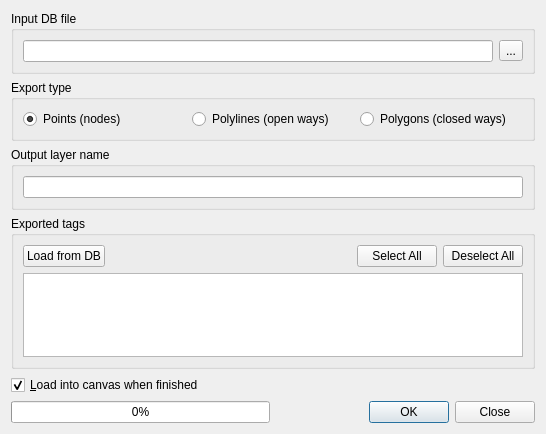
<?xml version="1.0" encoding="UTF-8"?>
<ui version="4.0">
 <class>QgsOSMExportDialog</class>
 <widget class="QDialog" name="QgsOSMExportDialog">
  <property name="geometry">
   <rect>
    <x>0</x>
    <y>0</y>
    <width>546</width>
    <height>434</height>
   </rect>
  </property>
  <property name="windowTitle">
   <string>Export OpenStreetMap topology to SpatiaLite</string>
  </property>
  <layout class="QVBoxLayout" name="verticalLayout_3">
   <item>
    <widget class="QGroupBox" name="groupBox">
     <property name="title">
      <string>Input DB file</string>
     </property>
     <layout class="QHBoxLayout" name="horizontalLayout_3">
      <item>
       <widget class="QLineEdit" name="editDbFileName"/>
      </item>
      <item>
       <widget class="QToolButton" name="btnBrowseDb">
        <property name="text">
         <string>...</string>
        </property>
       </widget>
      </item>
     </layout>
    </widget>
   </item>
   <item>
    <widget class="QGroupBox" name="groupBox_4">
     <property name="title">
      <string>Export type</string>
     </property>
     <layout class="QHBoxLayout" name="horizontalLayout_2">
      <item>
       <widget class="QRadioButton" name="radPoints">
        <property name="text">
         <string>Points (nodes)</string>
        </property>
        <property name="checked">
         <bool>true</bool>
        </property>
       </widget>
      </item>
      <item>
       <widget class="QRadioButton" name="radPolylines">
        <property name="text">
         <string>Polylines (open ways)</string>
        </property>
       </widget>
      </item>
      <item>
       <widget class="QRadioButton" name="radPolygons">
        <property name="text">
         <string>Polygons (closed ways)</string>
        </property>
       </widget>
      </item>
     </layout>
    </widget>
   </item>
   <item>
    <widget class="QGroupBox" name="groupBox_2">
     <property name="title">
      <string>Output layer name</string>
     </property>
     <layout class="QVBoxLayout" name="verticalLayout">
      <item>
       <widget class="QLineEdit" name="editLayerName"/>
      </item>
     </layout>
    </widget>
   </item>
   <item>
    <widget class="QGroupBox" name="groupBox_3">
     <property name="title">
      <string>Exported tags</string>
     </property>
     <layout class="QVBoxLayout" name="verticalLayout_2">
      <item>
       <layout class="QHBoxLayout" name="horizontalLayout">
        <item>
         <widget class="QPushButton" name="btnLoadTags">
          <property name="text">
           <string>Load from DB</string>
          </property>
         </widget>
        </item>
        <item>
         <spacer name="horizontalSpacer">
          <property name="orientation">
           <enum>Qt::Horizontal</enum>
          </property>
          <property name="sizeHint" stdset="0">
           <size>
            <width>40</width>
            <height>20</height>
           </size>
          </property>
         </spacer>
        </item>
        <item>
         <widget class="QPushButton" name="btnSelectAll">
          <property name="text">
           <string>Select All</string>
          </property>
         </widget>
        </item>
        <item>
         <widget class="QPushButton" name="btnDeselectAll">
          <property name="text">
           <string>Deselect All</string>
          </property>
         </widget>
        </item>
       </layout>
      </item>
      <item>
       <widget class="QTreeView" name="viewTags">
        <property name="sortingEnabled">
         <bool>true</bool>
        </property>
       </widget>
      </item>
     </layout>
    </widget>
   </item>
   <item>
    <widget class="QCheckBox" name="chkLoadWhenFinished">
     <property name="text">
      <string>&amp;Load into canvas when finished</string>
     </property>
     <property name="checked">
      <bool>true</bool>
     </property>
    </widget>
   </item>
   <item>
    <layout class="QHBoxLayout" name="horizontalLayout_4">
     <item>
      <widget class="QProgressBar" name="progressBar">
       <property name="value">
        <number>0</number>
       </property>
      </widget>
     </item>
     <item>
      <widget class="QDialogButtonBox" name="buttonBox">
       <property name="orientation">
        <enum>Qt::Horizontal</enum>
       </property>
       <property name="standardButtons">
        <set>QDialogButtonBox::Close|QDialogButtonBox::Ok</set>
       </property>
      </widget>
     </item>
    </layout>
   </item>
  </layout>
 </widget>
 <tabstops>
  <tabstop>editDbFileName</tabstop>
  <tabstop>btnBrowseDb</tabstop>
  <tabstop>radPoints</tabstop>
  <tabstop>radPolylines</tabstop>
  <tabstop>radPolygons</tabstop>
  <tabstop>editLayerName</tabstop>
  <tabstop>btnLoadTags</tabstop>
  <tabstop>btnSelectAll</tabstop>
  <tabstop>btnDeselectAll</tabstop>
  <tabstop>viewTags</tabstop>
  <tabstop>chkLoadWhenFinished</tabstop>
 </tabstops>
 <resources/>
 <connections/>
</ui>
